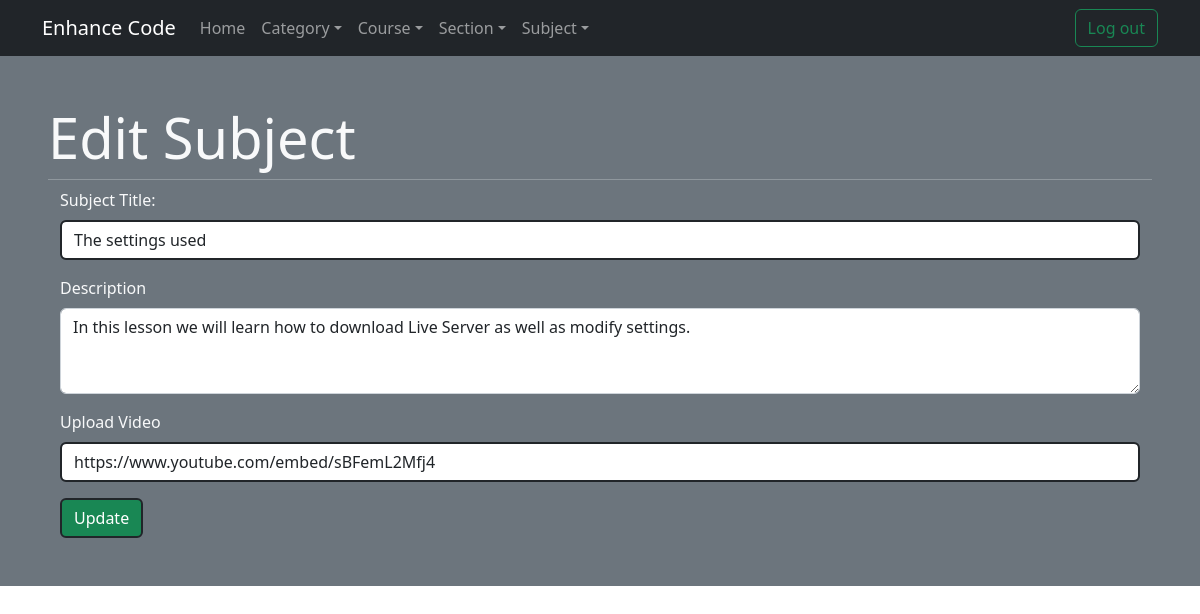
The page /dashboard/subject/edit/4 (signed in) on the database its author committed.
### project_app/models.py (models this page shows)
class Subject(models.Model):
    title = models.CharField(max_length=255)
    description = models.TextField()
    video_url = models.CharField(max_length=255)
    created_at = models.DateTimeField(auto_now_add=True)
    updated_at = models.DateTimeField(auto_now=True)
    section = models.ForeignKey(Section,related_name="subjects",on_delete=models.CASCADE)
    subject_creator = models.ForeignKey(User,related_name="subjects_mader",on_delete=models.CASCADE)

### project_app/views.py (the view)
# urls.py: path('dashboard/subject/edit/<subject_id>',views.edit_subject),
def edit_subject(request, subject_id):
    if 'user_id' not in request.session:
        return redirect('/dashboard')
    _user = User.objects.get(id=request.session['user_id'])
    if not _user.is_admin:
        return redirect('/home')
    context = {
        'subject':Subject.objects.get(id=subject_id)
    }
    return render(request,'dashboard/subject/edit_subject.html',context)

### project_app/templates/dashboard/subject/edit_subject.html (shortened to what this page needs)
{% extends 'dashboard/dashboard.html' %}
{% block content %}
<div class="p-5 bg-secondary text-light">
    <h1 class="display-4">Edit Subject</h1>
    <hr class="my-2">
    <div class="container">
        <form action="/dashboard/subject/update/{{subject.id}}" method="POST">
            <div class="mb-3">
                <label for="title" class="form-label">Subject Title:</label>
                <input type="text" class="form-control border border-2 border-dark" name="title" value="{{subject.title}}">
            </div>
            <div class="mb-3">
                <label for="description" class="form-label">Description</label>
                <textarea class="form-control" name="description" rows="3">{{subject.description}}</textarea>
            </div>
            <div class="mb-3">
                <label for="video_url" class="form-label">Upload Video</label>
                <input type="text" class="form-control border border-2 border-dark" name="video_url" value="{{subject.video_url}}">
            </div>
            <button type="submit" class="btn btn-success border border-2 border-dark text-white">Update</button>
        </form>
    </div>
</div>
{% endblock content %}

### rows shown on the page
Subject: title "The settings used", description "In this lesson we will learn how to download Live Server as well as modify settings.", video_url "https://www.youtube.com/embed/sBFemL2Mfj4"
